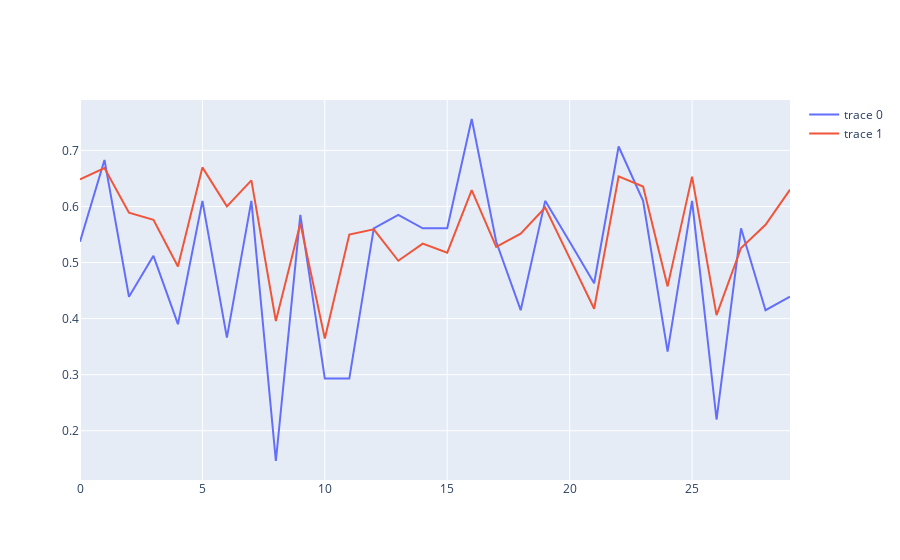

Here is the notebook cell this chart was saved with:
### Code cell
fig = make_subplots(rows = 1, cols = 1)
fig.add_trace(go.Scatter(x = [i for i in range(len(data22["W/L%"]))], y = data22["W/L%"]))
fig.add_trace(go.Scatter(x = [i for i in range(len(data22["W/L%"]))], y = y))

### Figure 1 — Plotly figure (JSON) as saved in the notebook; plotly's stock layout.template omitted (floating-point values rounded to 4 significant figures)
{"data": [{"type": "scatter", "x": [0, 1, 2, 3, 4, 5, 6, 7, 8, 9, 10, 11, 12, 13, 14, 15, 16, 17, 18, 19, 20, 21, 22, 23, 24, 25, 26, 27, 28, 29], "y": [0.537, 0.683, 0.439, 0.512, 0.39, 0.61, 0.366, 0.61, 0.146, 0.585, 0.293, 0.293, 0.561, 0.585, 0.561, 0.561, 0.756, 0.537, 0.415, 0.61, 0.537, 0.463, 0.707, 0.61, 0.341, 0.61, 0.22, 0.561, 0.415, 0.439]}, {"type": "scatter", "x": [0, 1, 2, 3, 4, 5, 6, 7, 8, 9, 10, 11, 12, 13, 14, 15, 16, 17, 18, 19, 20, 21, 22, 23, 24, 25, 26, 27, 28, 29], "y": [0.6482, 0.6686, 0.5888, 0.5761, 0.4929, 0.6697, 0.6001, 0.6465, 0.3957, 0.5698, 0.3645, 0.5499, 0.5592, 0.5032, 0.5338, 0.5175, 0.629, 0.528, 0.5516, 0.5981, 0.5078, 0.4176, 0.6536, 0.6354, 0.4574, 0.6533, 0.4062, 0.526, 0.5672, 0.63]}], "layout": {"xaxis": {"anchor": "y", "domain": [0, 1]}, "yaxis": {"anchor": "x", "domain": [0, 1]}}}
